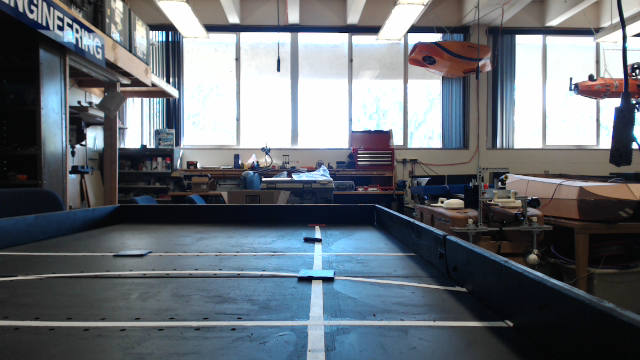
#> input picture ros/ieee2014_vision/src/Implementation/CoursePracticeMarch2.png, 640 x 360 px, found by its file name
$ python backgroundEliminator.py ../Implementation/CoursePracticeMarch2.png   (Python 2 division)   (older library calls are emulated)
#> lines starting #> are read from the running program, lines starting #| are printed output that depends on the picture
##Background eliminator
import cv2
import numpy as np

def nothing(x):
    pass
def unit_vector(vector):
    return np.array(vector / np.linalg.norm(vector),np.float32)

# [111 lines left out: functions angle_between, discoverHorizontalLines, discoverSquares, eliminateBackground, not called in this run]

def eliminateBackground_2(image, b_l1=88, b_l2=107, b_h1=255, b_h2=255):

    cropped = image[image.shape[0]*0.5:image.shape[0],:]

    #cropped[:,:,0] = cv2.equalizeHist(cropped[:,:,0])
    #cropped[:,:,1] = cv2.equalizeHist(cropped[:,:,1])
    #cropped[:,:,2] = cv2.equalizeHist(cropped[:,:,2])

    image = cropped
    assert image != None, "No image passed"
    assert image.shape[2] == 3, "Need a 3-Channel RGB"

    HSVimage = cv2.cvtColor(image, cv2.COLOR_BGR2HSV)

    #Isolation of low-high blue
    #Target element: Firing Blocks

    #This is the merge of the filtered blue and  g r layers to make a display image
    whitemax = np.array([180, 29, 255], np.uint8)
    white_lower = np.array([0, 0, 145], np.uint8)
    wht = cv2.inRange(HSVimage, white_lower, whitemax)
    #This is the isolation of the white or very white objects.
    #Target element: Lines

    blackmax = np.array([180, 250,  100], np.uint8)
    black_lower = np.array([0, 0, 0], np.uint8)
    blk = cv2.inRange(HSVimage, black_lower, blackmax)

    blue_lower=np.array([100,b_l1,b_l2],np.uint8)
    #blue_lower=np.array([100,th2,th3],np.uint8)
    blue_upper=np.array([140,255,255],np.uint8)
    blue=cv2.inRange(HSVimage,blue_lower,blue_upper)
    blue = blue & ~blk
    #Isolation of black
    #Target element: Background

    return cv2.merge((blue,wht,blk))

# [4 lines left out: function makeOdd, not called in this run]

if __name__=='__main__':
    import sys, os
    #image = cv2.imread('../Implementation/TwoBlueBlocks.png')
    #input = cv2.imread('../Implementation/myalgo2101974.jpg')
    #input = cv2.imread('../Implementation/myalgo2099447.jpg')

    path = os.path.dirname(os.path.abspath(__file__))
    path = os.path.abspath(os.path.join(path,".."))
    if len(sys.argv) > 1:
        image_name = sys.argv[1]
    else:
        image_name = 'frame0000'

    fex = '.jpg'
    if '.' in image_name:
        fex = ''
    img = cv2.imread(path + '/Debug/' + image_name + fex)
#> img is the input picture: shape (360, 640, 3); mean B, G, R 116.4, 109.3, 102.8
    image = cv2.GaussianBlur(img, (7, 7), sigmaX = 1, sigmaY = 1)
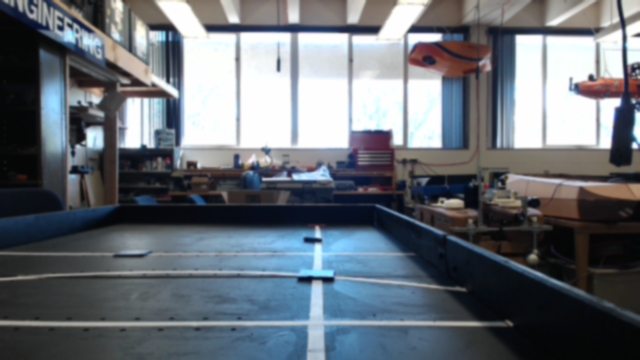
#> image: shape (360, 640, 3); mean B, G, R 116.4, 109.3, 102.8

    cv2.namedWindow('Frame')


    cv2.createTrackbar('Th1', 'Frame', 42, 255,nothing)
    cv2.createTrackbar('Th2', 'Frame', 70, 255,nothing)
    cv2.createTrackbar('Th3', 'Frame', 255, 255,nothing)
    cv2.createTrackbar('Th4', 'Frame', 255, 255, nothing)
    cv2.createTrackbar('Th5', 'Frame', 20, 255, nothing)
    HSVimage = cv2.cvtColor(image, cv2.COLOR_BGR2HSV)
#> HSVimage: shape (360, 640, 3); mean H, S, V 90.4, 58.4, 119.8


    while(True):
        th1 = cv2.getTrackbarPos('Th1','Frame')
        th2 = cv2.getTrackbarPos('Th2','Frame')
        th3 = cv2.getTrackbarPos('Th3','Frame')
        th4 = cv2.getTrackbarPos('Th4','Frame')
        th5 = cv2.getTrackbarPos('Th5','Frame')


        bkelim = eliminateBackground_2(image, th1,th2)
#> (the run stopped early here; a loop or call above may not have finished)

$ run again, with python/vision/Implementation/TwoBlueBlocks.png copied over ros/ieee2014_vision/src/Implementation/CoursePracticeMarch2.png
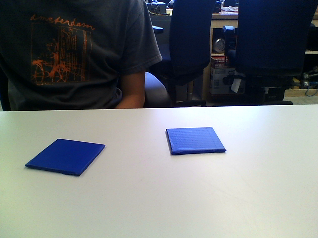
#> input picture python/vision/Implementation/TwoBlueBlocks.png, 318 x 238 px, found by its file name
#> img is the input picture: shape (238, 318, 3); mean B, G, R 120.3, 117.9, 112.9
#> `image = cv2.GaussianBlur(img, (7, 7), sigmaX = 1, sigmaY = 1)`:
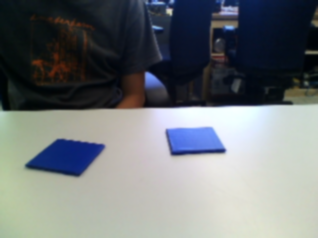
#> image: shape (238, 318, 3); mean B, G, R 120.3, 117.9, 112.9
#> HSVimage: shape (238, 318, 3); mean H, S, V 73.4, 77.5, 127.8

$ run again, with python/vision/Implementation/myalgo2101974.jpg saved as ros/ieee2014_vision/src/Implementation/CoursePracticeMarch2.png
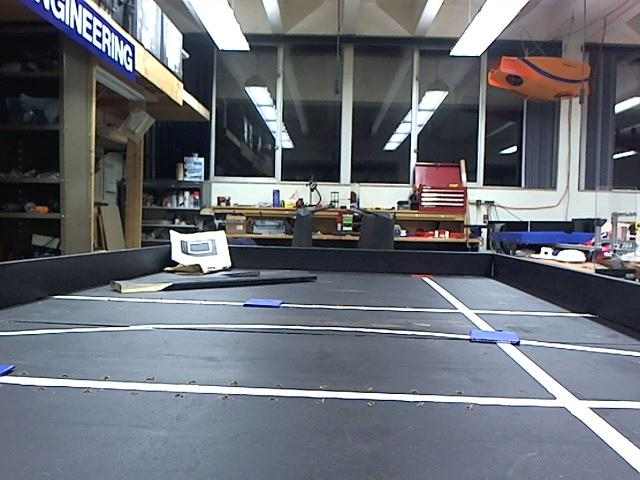
#> input picture python/vision/Implementation/myalgo2101974.jpg, 640 x 480 px, found by its file name
#> img is the input picture: shape (480, 640, 3); mean B, G, R 117.4, 109.6, 106.3
#> `image = cv2.GaussianBlur(img, (7, 7), sigmaX = 1, sigmaY = 1)`:
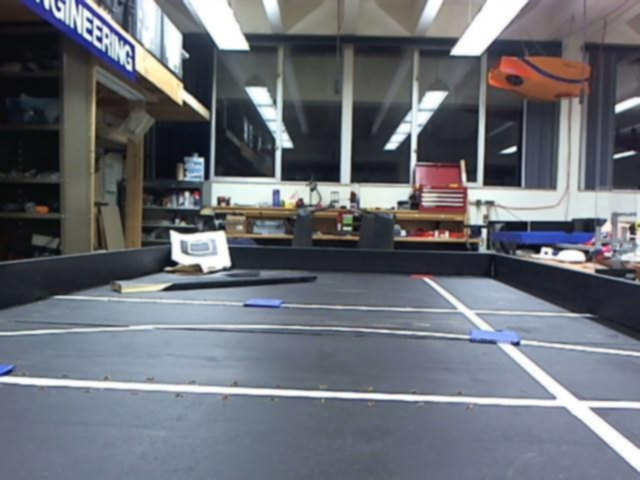
#> image: shape (480, 640, 3); mean B, G, R 117.4, 109.6, 106.3
#> HSVimage: shape (480, 640, 3); mean H, S, V 94.8, 47.4, 121.5

$ run again, with python/vision/Implementation/myalgo2099447.jpg saved as ros/ieee2014_vision/src/Implementation/CoursePracticeMarch2.png
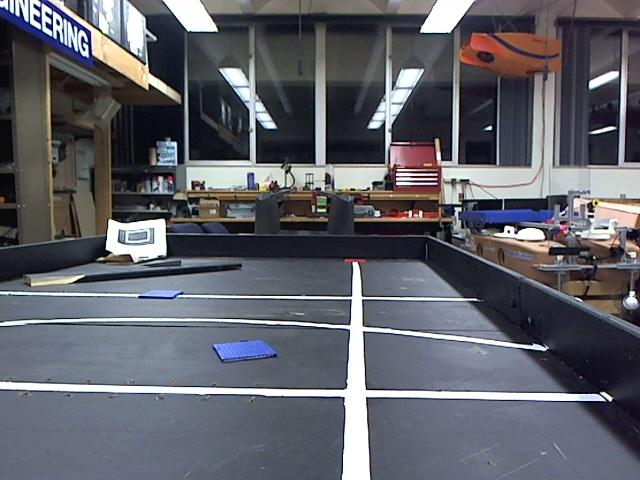
#> input picture python/vision/Implementation/myalgo2099447.jpg, 640 x 480 px, found by its file name
#> img is the input picture: shape (480, 640, 3); mean B, G, R 104.8, 96.8, 95.7
#> `image = cv2.GaussianBlur(img, (7, 7), sigmaX = 1, sigmaY = 1)`:
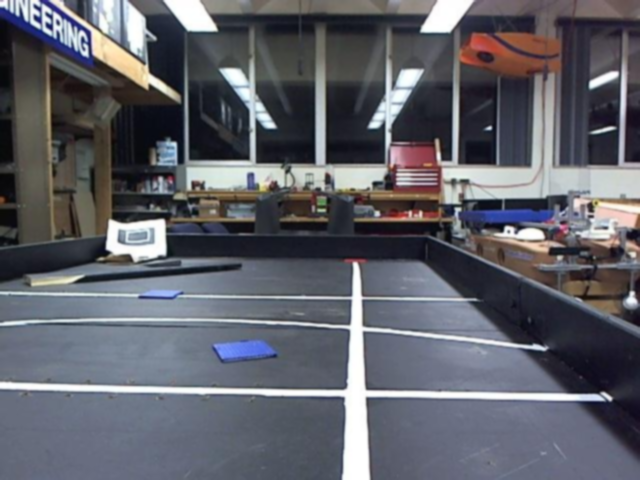
#> image: shape (480, 640, 3); mean B, G, R 104.8, 96.8, 95.7
#> HSVimage: shape (480, 640, 3); mean H, S, V 96.1, 50.8, 109.2
